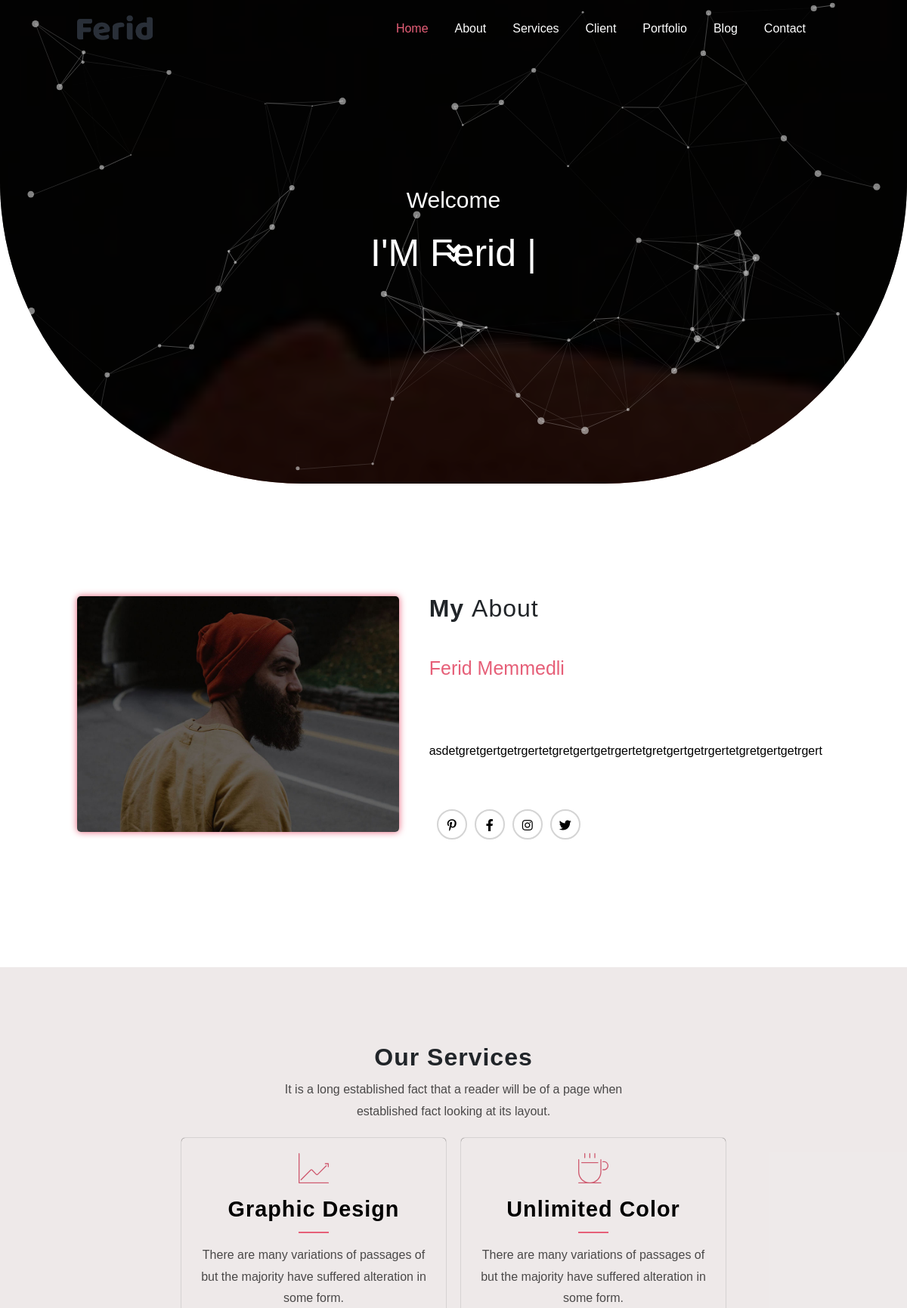
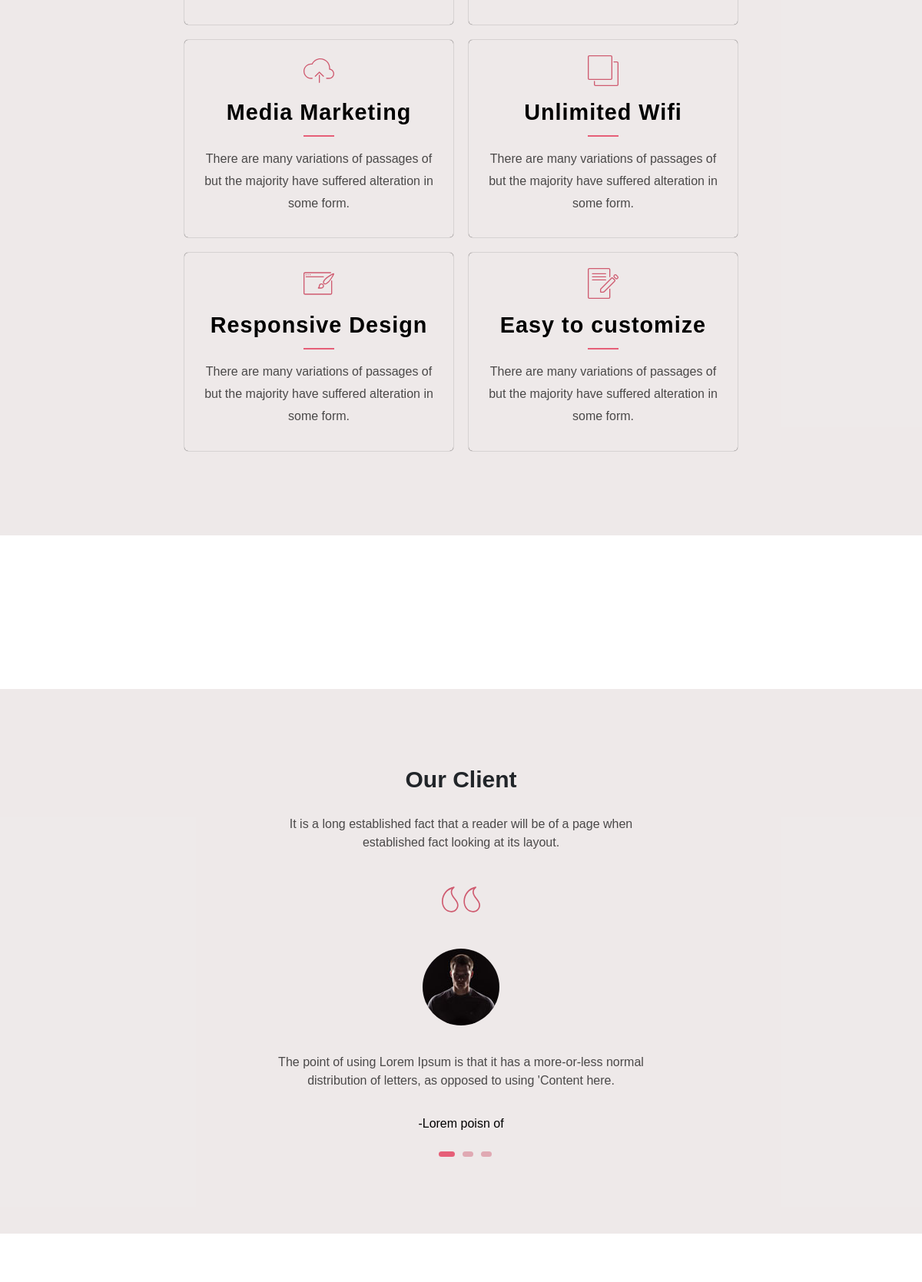
The page / (upper part) on the database its author committed (2 pictures, top to bottom).
### models.py (models this page shows)
class Seo(db.Model):
    id = db.Column(db.Integer, primary_key=True)
    title = db.Column(db.String(20),nullable=False)
    keywords = db.Column(db.String(20),nullable=False)
    image = db.Column(db.String,nullable=False)
    homeimage = db.Column(db.String,nullable=False)

class About(db.Model):
    id = db.Column(db.Integer, primary_key=True)
    title = db.Column(db.String(20),nullable=False)
    detail = db.Column(db.Text,nullable=False)
    image = db.Column(db.String,nullable=False)

### app/routes.py (the view)
@app.route('/',methods=['GET','POST'])
def homePage():
    seo=Seo.query.all()
    blog=Blogs.query.all()
    contact= Contact.query.all()
    about=About.query.all()
    if request.method == 'POST':
        form = Form(userName=request.form['name'],userEmail=request.form['email'],
            userSubject=request.form['subject'],userMessage=request.form['comments'])
        db.session.add(form)
        db.session.commit()
        return redirect ('/')
    return render_template('app/index.html',seo=seo,blog=blog,contact=contact,about=about)

### app/templates/app/index.html (shortened to what this page needs)
{% extends "app/layout.html" %}
{% block content_menu %}
<li><a class="blank" href="#blog">Blog</a></li>
<li><a class="blank" href="#contact">Contact</a></li>
{% endblock %}
{% block content_body %}
<section id="about" class="flex-full-center">
    <div class="flex-spacebetween border-box pb-2x">
        {% for i in about %}
        <div class="mr-3x" id="about-logo"><img class="width-full" src="{{i.image}}"></div>
        <div class="pr-1x flex-spacebetween pl-1x border-box width-full" id="about-metn">
            <h2 class="mb-1x">My <span>About</span></h2>
            <h4><span class="color-red">{{i.title}}</span></h4>
            <p class="mb-1x color-light-black">{{i.detail|safe}}</p>
            {% endfor %}
            <ul class="flex-horizontal-start">
                <li><a href="#header" class="ml-1x"><i class="fab fa-pinterest-p"></i></a></li>
                <li><a href="#header" class="ml-1x"><i class="fab fa-facebook-f"></i></a></li>
                <li><a href="#header" class="ml-1x"><i class="fab fa-instagram"></i></a></li>
                <li><a href="#header" class="ml-1x"><i class="fab fa-twitter"></i></a></li>
            </ul>
        </div>
    </div>
</section>
<section id="servies" class="pv-10x color-bg-white">
    <h2>Our Services</h2>
    <p class="mv-2x mb-7x border-box color-light-black">It is a long established fact that a reader will be of a
        page when established fact looking at its
        layout.</p>
    <div class="container">
        <div class="row">
            <div class="col-4 box">
                <div class="flex-full-center mb-2x"><img src="./static/img/svg/mbri-growing-chart.svg" alt="svg">
                </div>
                <h4 class="mb-1x">Graphic Design</h4>
                <div class="services"></div>
                <p class="mb-1x">
                    There are many variations of passages of but the majority have suffered alteration in some form.
                </p>
            </div>
            <div class="col-4 box">
                <div class="flex-full-center mb-2x"><img src="./static/img/svg/mbri-hot-cup.svg" alt="svg"></div>
                <h4 class="mb-1x">Unlimited Color</h4>
                <div class="services"></div>
                <p class="mb-1x">
                    There are many variations of passages of but the majority have suffered alteration in some form.
                </p>
            </div>
            <div class="col-4 box">
                <div class="flex-full-center mb-2x"><img src="./static/img/svg/mbri-upload.svg" alt="svg"></div>
                <h4 class="mb-1x">Media Marketing</h4>
                <div class="services"></div>
                <p class="mb-1x">
                    There are many variations of passages of but the majority have suffered alteration in some form.
                </p>
            </div>
            <div class="col-4 box">
                <div class="flex-full-center mb-2x"><img src="./static/img/svg/mbri-layers.svg" alt="svg"></div>
                <h4 class="mb-1x">Unlimited Wifi</h4>
                <div class="services"></div>
                <p class="mb-1x">
                    There are many variations of passages of but the majority have suffered alteration in some form.
                </p>
            </div>
            <div class="col-4 box">
                <div class="flex-full-center mb-2x"><img src="./static/img/svg/mbri-website-theme.svg" alt="svg">
                </div>
                <h4 class="mb-1x">Responsive Design</h4>
                <div class="services"></div>
                <p class="mb-1x">
                    There are many variations of passages of but the majority have suffered alteration in some form.
                </p>
            </div>
            <div class="col-4 box">
                <div class="flex-full-center mb-2x"><img src="./static/img/svg/mbri-edit.svg" alt="svg"></div>
                <h4 class="mb-1x">Easy to customize</h4>
                <div class="services"></div>
                <p class="mb-1x">
                    There are many variations of passages of but the majority have suffered alteration in some form.
                </p>
            </div>
        </div>
    </div>
</section>
<main id="freelancer" class="pv-10x">
</main>
<section id="client" class="pv-10x">
    <div class="container flex-columun-around">
        <h2>Our Client</h2>
        <p class="flex-full-center m-2x color-light-black">It is a long established fact that a reader will be of a
            page when established fact looking at its layout.</p>
        <div id="baba">
            <div id="ata">
                <div class="slayt flex-columun-around">
                    <div class="svg-dirnaq"><img src="./static/img/svg/mbri-quote-left.svg" alt=""></div>
                    <div class="lg flex-full-center"><img src="./static/img/testi-1.jpg" alt=""></div>
                    <p class="flex-full-center color-light-black">The point of using Lorem Ipsum is that it has a
                        more-or-less normal distribution of letters, as opposed to using 'Content here.</p>
                    <div class="alt flex-full-center">-Lorem poisn of</div>
                </div>
            </div>
        </div>
        <div class="aktiv flex-full-center">
            <span id="active1" class="aktiv1 active btn-border-radius-6x ml-1x mt-1x"></span>
            <span id="active2" class="aktiv1 btn-border-radius-6x ml-1x mt-1x"></span>
            <span id="active3" class="aktiv1 btn-border-radius-6x ml-1x mt-1x"></span>
        </div>
    </div>
</section>
<section id="portfolio" class="pv-10x">
</section>
{% endblock %}

### app/templates/app/layout.html (shortened to what this page needs)
<!DOCTYPE html>
<html>
<head>
    <link rel="stylesheet" href="https://cdnjs.cloudflare.com/ajax/libs/font-awesome/5.15.1/css/all.min.css"
 />
    <link rel="stylesheet" href="./static/css/reset.css">
    <link rel="stylesheet" href="./static/css/style.css">
</head>
<body>
    <div class="nav width-full flex-full-center">
        <nav class="nav-bar flex-spacebetween-center">
            <span class="nav-bar-left"><a href="{{ url_for('homePage') }}#header">
                {% for i in seo %}
                <img id="darklogo" src="{{i.image}}">
                {% endfor %}
            </a></span>
            <div class="nav-bar-right">
                <ul class="flex-spacearound-center">
                    <li><a class="blank isik" href="{{ url_for('homePage') }}#header">Home</a></li>
                    <li><a class="blank" href="{{ url_for('homePage') }}#about">About</a></li>
                    <li><a class="blank" href="{{ url_for('homePage') }}#servies">Services</a></li>
                    <li><a class="blank" href="{{ url_for('homePage') }}#client">Client</a></li>
                    <li><a class="blank" href="{{ url_for('homePage') }}#portfolio">Portfolio</a></li>
                    {% block content_menu %}
                    {% endblock %}
                </ul>
            </div>
        </nav>
    </div>
    {% for i in seo %}
    <header id="header" style="background:url({{i.homeimage}}) fixed center padding-box;background-size: cover;">
        <div id="particles-js"></div>
        <div class="content color-white flex-columun-center width-full">
            <h4 class="mb-3x">Welcome</h4>
            <div style="position: realtive;font-size:50px;">
                <div style="display: inline-block;">I'M
                    <h1 id="typed-strings" style="letter-spacing: 5px;" class="mb-3x">
                        <strong>{{i.keywords}}</strong>
                    </h1>
                </div>
                <span id="typed"></span>
            </div>
            <div class="dubl-down width-full"><a href="#about" class="down color-white">
                    <i class="fas fa-angle-double-down"></i></a></div>
        </div>
    </header>
    {% endfor %}
    {% block content_body %}
    {% endblock %}
</body>
</html>

### rows shown on the page
Seo: image (picture), homeimage (picture), keywords "Ferid"
About: image (picture), title "Ferid Memmedli", detail "asdetgretgertgetrgertetgretgertgetrgertetgretgertgetrgertetgretgertgetrgert"
